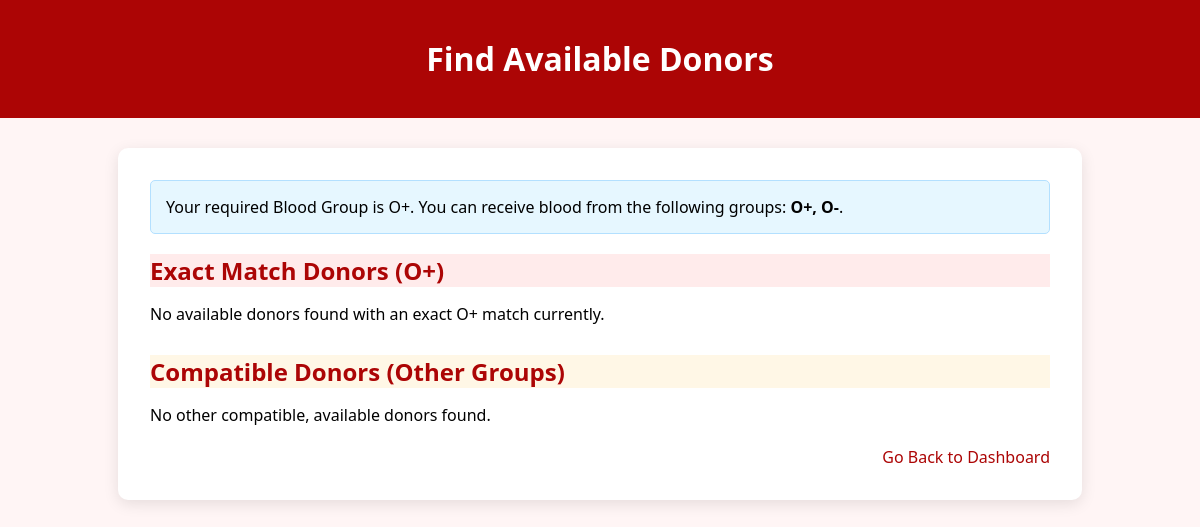
The page /patient/search-donors/ (signed in) on the database as committed earlier.
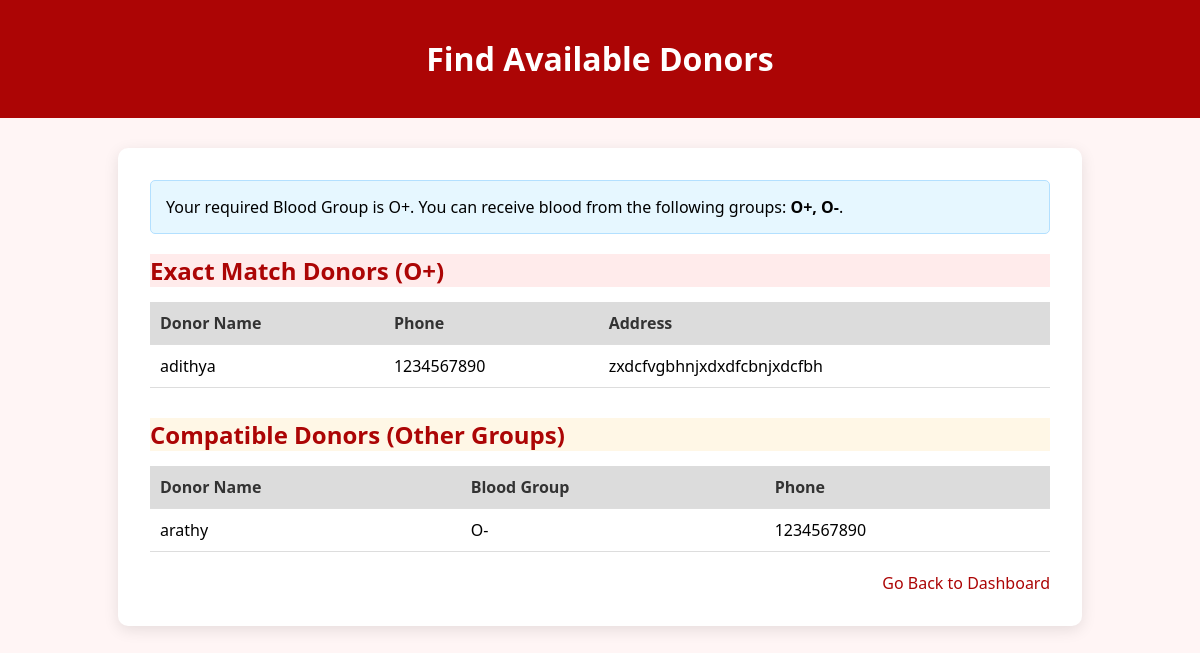
The same page on the database as committed later.
### bloodmanager/models.py (models this page shows, shortened)
class Patient(models.Model):
    user = models.OneToOneField(User, on_delete=models.CASCADE)
    phone = models.CharField(max_length=15)
    gender = models.CharField(max_length=10, choices=GENDER_CHOICES)
    blood_group = models.CharField(max_length=3, choices=BLOOD_GROUP_CHOICES)
    address = models.TextField()
    required_units = models.PositiveIntegerField(default=1)

class Donor(models.Model):
    user = models.OneToOneField(User, on_delete=models.CASCADE)
    phone = models.CharField(max_length=15)
    gender = models.CharField(max_length=10, choices=GENDER_CHOICES)
    blood_group = models.CharField(max_length=3, choices=BLOOD_GROUP_CHOICES)
    address = models.TextField()
    age = models.PositiveIntegerField()
    last_donation_date = models.DateField(null=True, blank=True)
    available = models.BooleanField(default=True)

### bloodmanager/views.py (the view)
# urls.py: path('patient/search-donors/', views.search_donors, name='search-donors'),
@login_required
def search_donors(request):
    patient = Patient.objects.get(user=request.user)
    required_blood_group = patient.blood_group
    compatible_groups = {
        'A+': ['A+', 'A-', 'O+', 'O-'],
        'A-': ['A-', 'O-'],
        'B+': ['B+', 'B-', 'O+', 'O-'],
        'B-': ['B-', 'O-'],
        'AB+': ['A+', 'A-', 'B+', 'B-', 'AB+', 'AB-', 'O+', 'O-'],
        'AB-': ['AB-', 'A-', 'B-', 'O-'],
        'O+': ['O+', 'O-'],
        'O-': ['O-'],
    }.get(required_blood_group, [])
    exact_match_donors = Donor.objects.filter(
        blood_group=required_blood_group,
        available=True
    ).select_related('user')
    compatible_donors = Donor.objects.filter(
        blood_group__in=compatible_groups,
        available=True
    ).exclude(blood_group=required_blood_group).select_related('user')
    context = {
        'patient': patient,
        'required_blood_group': required_blood_group,
        'exact_match_donors': exact_match_donors,
        'compatible_donors': compatible_donors,
        'compatible_groups': compatible_groups,
    }
    return render(request, 'patient/search_donors.html', context)

### bloodmanager/templates/patient/search_donors.html (shortened to what this page needs)
<!DOCTYPE html>
<html lang="en">
<head>
</head>
<body>
<header>
    <h1>Find Available Donors</h1>
</header>
<div class="container">
    <div class="message-box">
        Your required Blood Group is {{ required_blood_group }}. You can receive blood from the following groups: <strong>{{ compatible_groups|join:", " }}</strong>.
    </div>
    <h2 style="margin-bottom: 5px;" class="exact-match-header">Exact Match Donors ({{ required_blood_group }})</h2>
    {% if exact_match_donors %}
    <table>
        <tr>
            <th>Donor Name</th>
            <th>Phone</th>
            <th>Address</th>
        </tr>
        {% for donor in exact_match_donors %}
        <tr>
            <td>{{ donor.user.username }}</td>
            <td>{{ donor.phone }}</td>
            <td>{{ donor.address }}</td>
        </tr>
        {% endfor %}
    </table>
    {% else %}
    <p> No available donors found with an exact {{ required_blood_group }} match currently.</p>
    {% endif %}
    <h2 style="margin-top: 30px; margin-bottom: 5px;" class="compatible-header">Compatible Donors (Other Groups)</h2>
    {% if compatible_donors %}
    <table>
        <tr>
            <th>Donor Name</th>
            <th>Blood Group</th>
            <th>Phone</th>
        </tr>
        {% for donor in compatible_donors %}
        <tr>
            <td>{{ donor.user.username }}</td>
            <td>{{ donor.blood_group }}</td>
            <td>{{ donor.phone }}</td>
        </tr>
        {% endfor %}
    </table>
    {% else %}
    <p> No other compatible, available donors found.</p>
    {% endif %}
    <div class="logout">
        <a href="{% url 'patient-dashboard' %}">Go Back to Dashboard</a>
    </div>
</div>
</body>
</html>

Rows that differ between the two databases and show on the page:
shown differently, row unchanged: Patient: blood_group "O+" → (not shown)
added Donor: user.username "adithya", phone "1234567890", address "zxdcfvgbhnjxdxdfcbnjxdcfbh", shown under "Exact Match Donors (O+)"
now on this page (row edited): Donor: user.username "arathy", blood_group "O-", phone "1234567890", shown under "Compatible Donors (Other Groups)"
Other text that changed with them:
text no longer shown: "No available donors found with an exact match currently. No other compatible, available donors found."
text now shown: "Donor Name Phone Address Donor Name Blood Group Phone"
